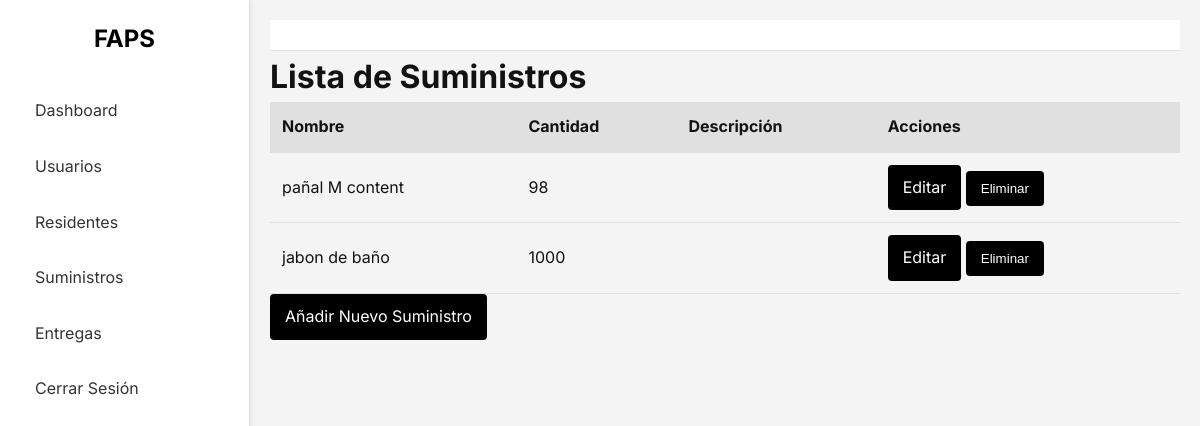
Page /admin/supplies (signed in) on the committed database.
### app/models.py (models this page shows)
class Supply(db.Model):
    id = db.Column(db.Integer, primary_key=True)
    name = db.Column(db.String(100), nullable=False)
    category = db.Column(db.String(100), nullable=False)
    quantity = db.Column(db.Integer, nullable=False)
    entry_date = db.Column(db.Date, nullable=False)

### app/routes/supply_routes.py (the view)
@supply_bp.route('/admin/supplies')
def list_supplies():
    supplies = Supply.query.all()
    return render_template('list_supplies.html', supplies=supplies)

### app/models.py (called while the page is built)
    @property
    def is_active(self):
        return self.active

### app/templates/list_supplies.html (shortened to what this page needs)
{% extends 'base.html' %}
{% block content %}
<h1>Lista de Suministros</h1>
<table class="table">
    <thead>
        <tr>
            <th>Nombre</th>
            <th>Cantidad</th>
            <th>Descripción</th>
            <th>Acciones</th>
        </tr>
    </thead>
    <tbody>
        {% for supply in supplies %}
        <tr>
            <td>{{ supply.name }}</td>
            <td>{{ supply.quantity }}</td>
            <td>{{ supply.description }}</td>
            <td>
                <a class="btn btn-primary" href="{{ url_for('supply_bp.edit_supply', id=supply.id) }}">Editar</a>
                <form action="{{ url_for('supply_bp.delete_supply', id=supply.id) }}" method="post" style="display:inline;">
                    <button class="btn btn-danger" type="submit">Eliminar</button>
                </form>
            </td>
        </tr>
        {% endfor %}
    </tbody>
</table>
<a class="btn btn-success" href="{{ url_for('supply_bp.create_supply') }}">Añadir Nuevo Suministro</a>
{% endblock %}

### app/static/css/custom.css (style rules this page uses)
:root { --bg-primary: #f4f4f4; --bg-secondary: #ffffff; --text-primary: #121212; --text-secondary: #333333; --border-color: #e0e0e0; --accent-color: #000000; }
* { margin: 0; padding: 0; box-sizing: border-box; transition: all 0.3s ease; }
body { font-family: 'Inter', -apple-system, BlinkMacSystemFont, 'Segoe UI', 'Roboto', sans-serif; background-color: var(--bg-primary); color: var(--text-primary); line-height: 1.6; }
.table { width: 100%; border-collapse: collapse; }
.table th { background-color: var(--border-color); text-align: left; padding: 12px; border-bottom: 1px solid var(--border-color); }
.table td { padding: 12px; border-bottom: 1px solid var(--border-color); }
.btn { display: inline-block; padding: 10px 15px; background-color: var(--accent-color); color: white; text-decoration: none; border-radius: 4px; border: none; }

### rows in the picture
Supply: name "pañal M content", quantity "98"
Supply: name "jabon de baño", quantity "1000"
